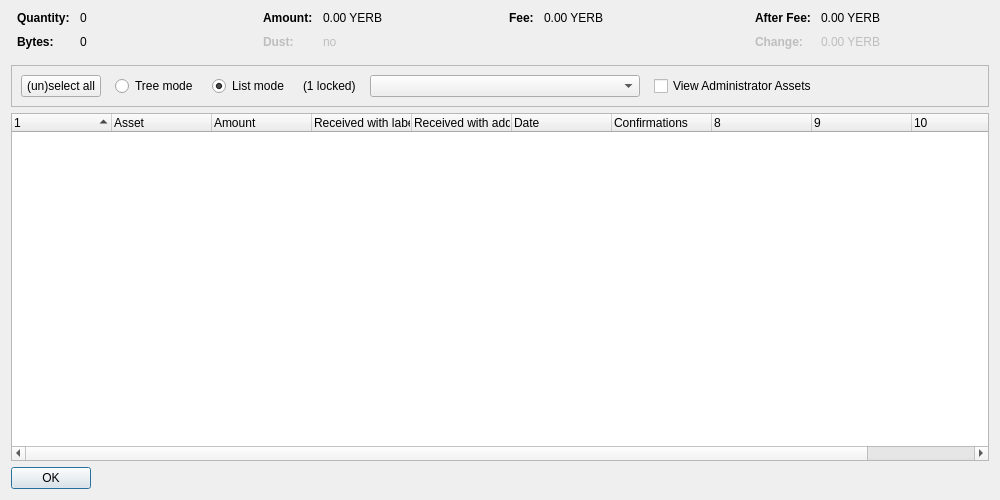
<?xml version="1.0" encoding="UTF-8"?>
<ui version="4.0">
 <class>AssetControlDialog</class>
 <widget class="QDialog" name="AssetControlDialog">
  <property name="geometry">
   <rect>
    <x>0</x>
    <y>0</y>
    <width>1000</width>
    <height>500</height>
   </rect>
  </property>
  <property name="windowTitle">
   <string>Asset Selection</string>
  </property>
  <layout class="QVBoxLayout" name="verticalLayout">
   <item>
    <layout class="QHBoxLayout" name="horizontalLayoutTop" stretch="0,0,0,0">
     <property name="topMargin">
      <number>0</number>
     </property>
     <property name="bottomMargin">
      <number>10</number>
     </property>
     <item>
      <layout class="QFormLayout" name="formLayoutAssetControl1">
       <property name="horizontalSpacing">
        <number>10</number>
       </property>
       <property name="verticalSpacing">
        <number>10</number>
       </property>
       <property name="leftMargin">
        <number>6</number>
       </property>
       <property name="rightMargin">
        <number>6</number>
       </property>
       <item row="0" column="0">
        <widget class="QLabel" name="labelAssetControlQuantityText">
         <property name="font">
          <font>
           <weight>75</weight>
           <bold>true</bold>
          </font>
         </property>
         <property name="text">
          <string>Quantity:</string>
         </property>
        </widget>
       </item>
       <item row="0" column="1">
        <widget class="QLabel" name="labelAssetControlQuantity">
         <property name="cursor">
          <cursorShape>IBeamCursor</cursorShape>
         </property>
         <property name="contextMenuPolicy">
          <enum>Qt::ActionsContextMenu</enum>
         </property>
         <property name="text">
          <string notr="true">0</string>
         </property>
         <property name="textInteractionFlags">
          <set>Qt::LinksAccessibleByMouse|Qt::TextSelectableByKeyboard|Qt::TextSelectableByMouse</set>
         </property>
        </widget>
       </item>
       <item row="1" column="0">
        <widget class="QLabel" name="labelAssetControlBytesText">
         <property name="font">
          <font>
           <weight>75</weight>
           <bold>true</bold>
          </font>
         </property>
         <property name="text">
          <string>Bytes:</string>
         </property>
        </widget>
       </item>
       <item row="1" column="1">
        <widget class="QLabel" name="labelAssetControlBytes">
         <property name="cursor">
          <cursorShape>IBeamCursor</cursorShape>
         </property>
         <property name="contextMenuPolicy">
          <enum>Qt::ActionsContextMenu</enum>
         </property>
         <property name="text">
          <string notr="true">0</string>
         </property>
         <property name="textInteractionFlags">
          <set>Qt::LinksAccessibleByMouse|Qt::TextSelectableByKeyboard|Qt::TextSelectableByMouse</set>
         </property>
        </widget>
       </item>
      </layout>
     </item>
     <item>
      <layout class="QFormLayout" name="formLayoutAssetControl2">
       <property name="horizontalSpacing">
        <number>10</number>
       </property>
       <property name="verticalSpacing">
        <number>10</number>
       </property>
       <property name="leftMargin">
        <number>6</number>
       </property>
       <property name="rightMargin">
        <number>6</number>
       </property>
       <item row="0" column="0">
        <widget class="QLabel" name="labelAssetControlAmountText">
         <property name="font">
          <font>
           <weight>75</weight>
           <bold>true</bold>
          </font>
         </property>
         <property name="text">
          <string>Amount:</string>
         </property>
        </widget>
       </item>
       <item row="0" column="1">
        <widget class="QLabel" name="labelAssetControlAmount">
         <property name="cursor">
          <cursorShape>IBeamCursor</cursorShape>
         </property>
         <property name="contextMenuPolicy">
          <enum>Qt::ActionsContextMenu</enum>
         </property>
         <property name="text">
          <string notr="true">0.00 YERB</string>
         </property>
         <property name="textInteractionFlags">
          <set>Qt::LinksAccessibleByMouse|Qt::TextSelectableByKeyboard|Qt::TextSelectableByMouse</set>
         </property>
        </widget>
       </item>
       <item row="1" column="0">
        <widget class="QLabel" name="labelAssetControlLowOutputText">
         <property name="enabled">
          <bool>false</bool>
         </property>
         <property name="font">
          <font>
           <weight>75</weight>
           <bold>true</bold>
          </font>
         </property>
         <property name="text">
          <string>Dust:</string>
         </property>
        </widget>
       </item>
       <item row="1" column="1">
        <widget class="QLabel" name="labelAssetControlLowOutput">
         <property name="enabled">
          <bool>false</bool>
         </property>
         <property name="cursor">
          <cursorShape>IBeamCursor</cursorShape>
         </property>
         <property name="contextMenuPolicy">
          <enum>Qt::ActionsContextMenu</enum>
         </property>
         <property name="text">
          <string notr="true">no</string>
         </property>
         <property name="textInteractionFlags">
          <set>Qt::LinksAccessibleByMouse|Qt::TextSelectableByKeyboard|Qt::TextSelectableByMouse</set>
         </property>
        </widget>
       </item>
      </layout>
     </item>
     <item>
      <layout class="QFormLayout" name="formLayoutAssetControl3">
       <property name="horizontalSpacing">
        <number>10</number>
       </property>
       <property name="verticalSpacing">
        <number>10</number>
       </property>
       <property name="leftMargin">
        <number>6</number>
       </property>
       <property name="rightMargin">
        <number>6</number>
       </property>
       <item row="0" column="0">
        <widget class="QLabel" name="labelAssetControlFeeText">
         <property name="font">
          <font>
           <weight>75</weight>
           <bold>true</bold>
          </font>
         </property>
         <property name="text">
          <string>Fee:</string>
         </property>
        </widget>
       </item>
       <item row="0" column="1">
        <widget class="QLabel" name="labelAssetControlFee">
         <property name="cursor">
          <cursorShape>IBeamCursor</cursorShape>
         </property>
         <property name="contextMenuPolicy">
          <enum>Qt::ActionsContextMenu</enum>
         </property>
         <property name="text">
          <string notr="true">0.00 YERB</string>
         </property>
         <property name="textInteractionFlags">
          <set>Qt::LinksAccessibleByMouse|Qt::TextSelectableByKeyboard|Qt::TextSelectableByMouse</set>
         </property>
        </widget>
       </item>
      </layout>
     </item>
     <item>
      <layout class="QFormLayout" name="formLayoutAssetControl4">
       <property name="horizontalSpacing">
        <number>10</number>
       </property>
       <property name="verticalSpacing">
        <number>10</number>
       </property>
       <property name="leftMargin">
        <number>6</number>
       </property>
       <property name="rightMargin">
        <number>6</number>
       </property>
       <item row="0" column="0">
        <widget class="QLabel" name="labelAssetControlAfterFeeText">
         <property name="font">
          <font>
           <weight>75</weight>
           <bold>true</bold>
          </font>
         </property>
         <property name="text">
          <string>After Fee:</string>
         </property>
        </widget>
       </item>
       <item row="0" column="1">
        <widget class="QLabel" name="labelAssetControlAfterFee">
         <property name="cursor">
          <cursorShape>IBeamCursor</cursorShape>
         </property>
         <property name="contextMenuPolicy">
          <enum>Qt::ActionsContextMenu</enum>
         </property>
         <property name="text">
          <string notr="true">0.00 YERB</string>
         </property>
         <property name="textInteractionFlags">
          <set>Qt::LinksAccessibleByMouse|Qt::TextSelectableByKeyboard|Qt::TextSelectableByMouse</set>
         </property>
        </widget>
       </item>
       <item row="1" column="0">
        <widget class="QLabel" name="labelAssetControlChangeText">
         <property name="enabled">
          <bool>false</bool>
         </property>
         <property name="font">
          <font>
           <weight>75</weight>
           <bold>true</bold>
          </font>
         </property>
         <property name="text">
          <string>Change:</string>
         </property>
        </widget>
       </item>
       <item row="1" column="1">
        <widget class="QLabel" name="labelAssetControlChange">
         <property name="enabled">
          <bool>false</bool>
         </property>
         <property name="cursor">
          <cursorShape>IBeamCursor</cursorShape>
         </property>
         <property name="contextMenuPolicy">
          <enum>Qt::ActionsContextMenu</enum>
         </property>
         <property name="text">
          <string notr="true">0.00 YERB</string>
         </property>
         <property name="textInteractionFlags">
          <set>Qt::LinksAccessibleByMouse|Qt::TextSelectableByKeyboard|Qt::TextSelectableByMouse</set>
         </property>
        </widget>
       </item>
      </layout>
     </item>
    </layout>
   </item>
   <item>
    <widget class="QFrame" name="frame">
     <property name="minimumSize">
      <size>
       <width>0</width>
       <height>40</height>
      </size>
     </property>
     <property name="frameShape">
      <enum>QFrame::StyledPanel</enum>
     </property>
     <property name="frameShadow">
      <enum>QFrame::Sunken</enum>
     </property>
     <layout class="QHBoxLayout" name="horizontalLayout">
      <item>
       <layout class="QHBoxLayout" name="horizontalLayoutPanel" stretch="0,0,0,0,0,0,0">
        <property name="spacing">
         <number>14</number>
        </property>
        <item>
         <widget class="QPushButton" name="pushButtonSelectAll">
          <property name="sizePolicy">
           <sizepolicy hsizetype="Maximum" vsizetype="Fixed">
            <horstretch>0</horstretch>
            <verstretch>0</verstretch>
           </sizepolicy>
          </property>
          <property name="text">
           <string>(un)select all</string>
          </property>
          <property name="autoDefault">
           <bool>false</bool>
          </property>
         </widget>
        </item>
        <item>
         <widget class="QRadioButton" name="radioTreeMode">
          <property name="sizePolicy">
           <sizepolicy hsizetype="Maximum" vsizetype="Fixed">
            <horstretch>0</horstretch>
            <verstretch>0</verstretch>
           </sizepolicy>
          </property>
          <property name="text">
           <string>Tree mode</string>
          </property>
         </widget>
        </item>
        <item>
         <widget class="QRadioButton" name="radioListMode">
          <property name="sizePolicy">
           <sizepolicy hsizetype="Maximum" vsizetype="Fixed">
            <horstretch>0</horstretch>
            <verstretch>0</verstretch>
           </sizepolicy>
          </property>
          <property name="text">
           <string>List mode</string>
          </property>
          <property name="checked">
           <bool>true</bool>
          </property>
         </widget>
        </item>
        <item>
         <widget class="QLabel" name="labelLocked">
          <property name="text">
           <string notr="true">(1 locked)</string>
          </property>
         </widget>
        </item>
        <item>
         <widget class="QComboBox" name="assetList">
          <property name="minimumContentsLength">
           <number>30</number>
          </property>
         </widget>
        </item>
        <item>
         <widget class="QCheckBox" name="viewAdministrator">
          <property name="toolTip">
           <string>View assets that you have the ownership asset for</string>
          </property>
          <property name="text">
           <string>View Administrator Assets</string>
          </property>
         </widget>
        </item>
        <item>
         <spacer name="horizontalSpacer">
          <property name="orientation">
           <enum>Qt::Horizontal</enum>
          </property>
          <property name="sizeHint" stdset="0">
           <size>
            <width>40</width>
            <height>20</height>
           </size>
          </property>
         </spacer>
        </item>
       </layout>
      </item>
     </layout>
    </widget>
   </item>
   <item>
    <widget class="AssetControlTreeWidget" name="treeWidget">
     <property name="contextMenuPolicy">
      <enum>Qt::CustomContextMenu</enum>
     </property>
     <property name="sortingEnabled">
      <bool>false</bool>
     </property>
     <property name="columnCount">
      <number>11</number>
     </property>
     <attribute name="headerShowSortIndicator" stdset="0">
      <bool>true</bool>
     </attribute>
     <attribute name="headerStretchLastSection">
      <bool>false</bool>
     </attribute>
     <column>
      <property name="text">
       <string/>
      </property>
     </column>
     <column>
      <property name="text">
       <string>Asset</string>
      </property>
     </column>
     <column>
      <property name="text">
       <string>Amount</string>
      </property>
     </column>
     <column>
      <property name="text">
       <string>Received with label</string>
      </property>
     </column>
     <column>
      <property name="text">
       <string>Received with address</string>
      </property>
     </column>
     <column>
      <property name="text">
       <string>Date</string>
      </property>
     </column>
     <column>
      <property name="text">
       <string>Confirmations</string>
      </property>
      <property name="toolTip">
       <string>Confirmed</string>
      </property>
     </column>
     <column>
      <property name="text">
       <string/>
      </property>
     </column>
     <column>
      <property name="text">
       <string/>
      </property>
     </column>
     <column>
      <property name="text">
       <string/>
      </property>
     </column>
     <column>
      <property name="text">
       <string/>
      </property>
     </column>
    </widget>
   </item>
   <item>
    <widget class="QDialogButtonBox" name="buttonBox">
     <property name="sizePolicy">
      <sizepolicy hsizetype="Maximum" vsizetype="Fixed">
       <horstretch>0</horstretch>
       <verstretch>0</verstretch>
      </sizepolicy>
     </property>
     <property name="orientation">
      <enum>Qt::Horizontal</enum>
     </property>
     <property name="standardButtons">
      <set>QDialogButtonBox::Ok</set>
     </property>
    </widget>
   </item>
  </layout>
 </widget>
 <customwidgets>
  <customwidget>
   <class>AssetControlTreeWidget</class>
   <extends>QTreeWidget</extends>
   <header location="global">assetcontroltreewidget.h</header>
  </customwidget>
 </customwidgets>
 <resources/>
 <connections/>
</ui>
